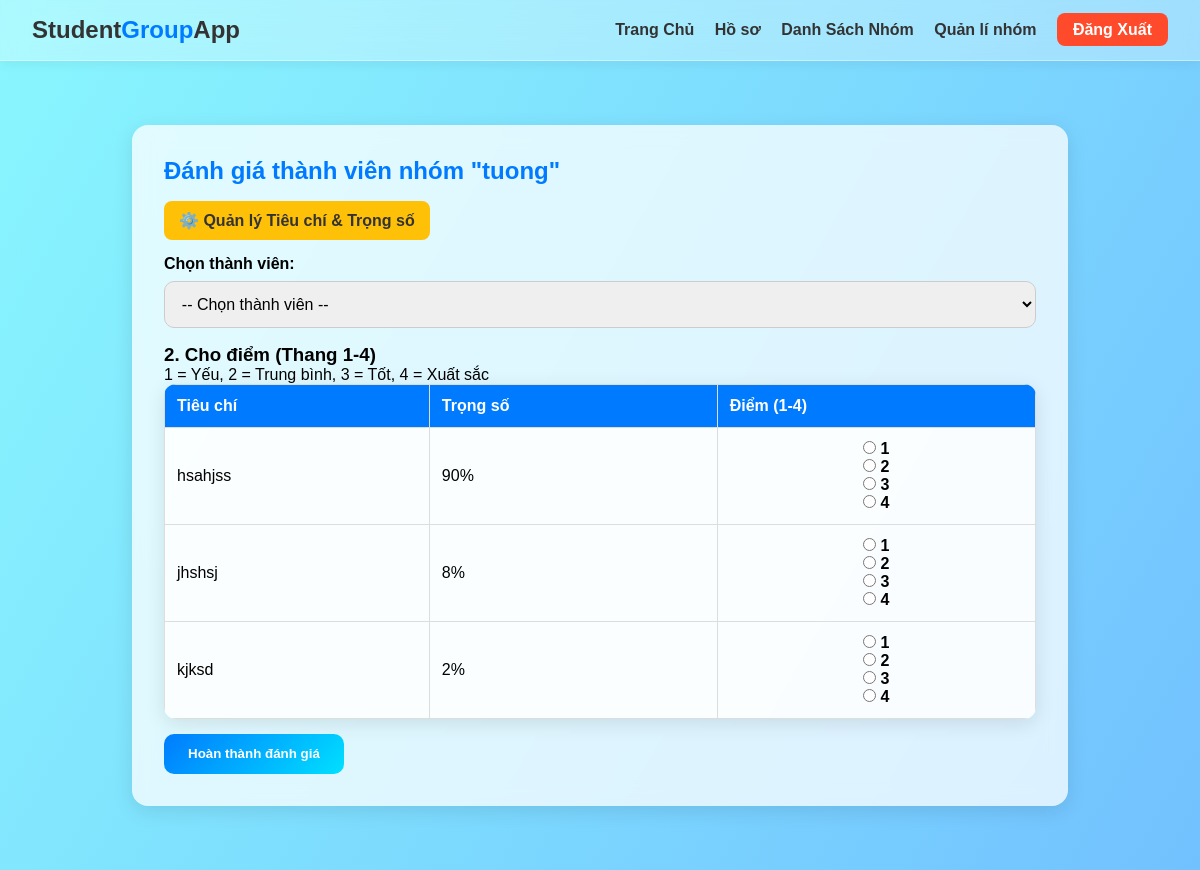
The page /index.php?page=group_rubric&group_id=3 (signed in) on the database its author committed.
### tables this page shows
CREATE TABLE `groups` (
  `group_id` int(11) NOT NULL,
  `group_name` varchar(255) NOT NULL,
  `group_description` text DEFAULT NULL,
  `created_by_user_id` int(11) NOT NULL,
  `created_at` timestamp NOT NULL DEFAULT current_timestamp()
);

CREATE TABLE `group_rubric_criteria` (
  `criteria_id` int(11) NOT NULL,
  `group_id` int(11) NOT NULL,
  `criteria_name` varchar(255) NOT NULL COMMENT 'Tên tiêu chí (Admin tự nhập)',
  `criteria_weight` decimal(3,2) NOT NULL COMMENT 'Trọng số (ví dụ: 0.30 cho 30%)'
);

### app/models/Group.php (called while the page is built, shortened)
<?php
class Group {
    private $db;
    public function __construct($db) {
        $this->db = $db;
    }
    public function getGroupById($group_id) {
        $sql = "SELECT * FROM groups WHERE group_id = ?";
        $stmt = $this->db->prepare($sql);
        $stmt->execute([$group_id]);
        return $stmt->fetch(PDO::FETCH_ASSOC);
    }
}
?>

### app/models/Rubric.php (called while the page is built, shortened)
<?php
class Rubric {
    private $db;
    public function __construct($db) {
        $this->db = $db;
    }
    public function getCriteriaByGroup($group_id) {
        $sql = "SELECT * FROM group_rubric_criteria WHERE group_id = ? ORDER BY criteria_id ASC";
        $stmt = $this->db->prepare($sql);
        $stmt->execute([$group_id]);
        return $stmt->fetchAll(PDO::FETCH_ASSOC);
    }
}
?>

### app/views/group_rubric_admin.php (the view, shortened to what this page needs)
<!DOCTYPE html>
<html lang="vi">
<head>
    <link rel="stylesheet" href="public/css/group_rubric.css">
</head>
<body>
    <div class="background"></div>
    <header class="dashboard-header">
        <div class="logo">Student<span>Group</span>App</div>
        <nav>
            <a href="index.php?page=dashboard">Trang Chủ</a>
            <a href="index.php?page=profile">Hồ sơ</a>
            <a href="index.php?page=groups">Danh Sách Nhóm</a>
            <a href="index.php?page=group_details&id=<?php echo $group['group_id']; ?>"> Quản lí nhóm</a>
            <a href="index.php?action=logout" class="btn-logout">Đăng Xuất</a>
        </nav>
    </header>
    <main class="container">
        <div class="form-container">
            <h2>Đánh giá thành viên nhóm "<?php echo htmlspecialchars($group['group_name']); ?>"</h2>
            <a href="index.php?page=manage_rubric&group_id=<?php echo $group['group_id']; ?>" class="manage-link">
                ⚙️ Quản lý Tiêu chí & Trọng số
            </a>
            <form action="index.php?action=submit_rubric" method="POST">
                <div class="form-group">
                    <label for="evaluated_member">Chọn thành viên:</label>
                    <select id="evaluated_member" name="evaluated_user_id" required>
                        <option value="">-- Chọn thành viên --</option>
                    </select>
                </div>
                <div class="rubric-section">
                    <h3>2. Cho điểm (Thang 1-4)</h3>
                    <p>1 = Yếu, 2 = Trung bình, 3 = Tốt, 4 = Xuất sắc</p>
                    <?php if (empty($criteria)): ?>
                        <p style="color: red; font-weight: bold;">Chưa có tiêu chí nào được thiết lập. Vui lòng vào "Quản lý Tiêu chí" để thêm.</p>
                    <?php else: ?>
                        <table class="rubric-table">
                            <thead>
                                <tr>
                                    <th>Tiêu chí</th>
                                    <th>Trọng số</th>
                                    <th>Điểm (1-4)</th>
                                </tr>
                            </thead>
                            <tbody>
                                <?php foreach ($criteria as $c): ?>
                                    <tr>
                                        <td><?php echo htmlspecialchars($c['criteria_name']); ?></td>
                                        <td><?php echo ($c['criteria_weight'] * 100); ?>%</td>
                                        <td>
                                            <div class="score-options">
                                                <label><input type="radio" name="scores[<?php echo $c['criteria_id']; ?>]" value="1" required> 1</label>
                                                <label><input type="radio" name="scores[<?php echo $c['criteria_id']; ?>]" value="2"> 2</label>
                                                <label><input type="radio" name="scores[<?php echo $c['criteria_id']; ?>]" value="3"> 3</label>
                                                <label><input type="radio" name="scores[<?php echo $c['criteria_id']; ?>]" value="4"> 4</label>
                                            </div>
                                        </td>
                                    </tr>
                                <?php endforeach; ?>
                            </tbody>
                        </table>
                        <button type="submit" class="btn" style="margin-top: 15px;">Hoàn thành đánh giá</button>
                    <?php endif; ?>
                </div>
            </form>
        </div>
    </main>
</body>
</html>

### public/css/group_rubric.css (style rules this page uses)
* { margin: 0; padding: 0; box-sizing: border-box; font-family: 'Poppins', sans-serif; }
.background { position: fixed; inset: 0; background: linear-gradient(120deg, #89f7fe, #66a6ff, #fbc2eb); background-size: 300% 300%; animation: gradientMove 10s ease infinite; z-index: -1; }
.dashboard-header { display: flex; justify-content: space-between; align-items: center; padding: 1rem 2rem; backdrop-filter: blur(12px); background: rgba(255, 255, 255, 0.3); border-bottom: 1px solid rgba(255,255,255,0.4); position: sticky; top: 0; z-index: 10; box-shadow: 0 4px 10px rgba(0,0,0,0.05); }
.logo { font-size: 1.5rem; font-weight: 700; color: #333; }
.logo span { color: #007bff; }
nav a { margin-left: 1rem; text-decoration: none; color: #333; font-weight: 600; transition: 0.3s; }
.btn-logout { background: #ff4b2b; color: white !important; padding: 0.5rem 1rem; border-radius: 8px; }
.container { max-width: 1000px; margin: 2rem auto; padding: 2rem; }
.form-container { background: rgba(255,255,255,0.75); backdrop-filter: blur(10px); border-radius: 16px; padding: 2rem; box-shadow: 0 5px 20px rgba(0,0,0,0.1); animation: fadeIn 0.8s ease; }
.form-container h2 { color: #007bff; margin-bottom: 1rem; }
.form-group { margin-bottom: 1rem; }
label { display: block; font-weight: 600; margin-bottom: 0.5rem; }
select { width: 100%; padding: 0.8rem; border-radius: 10px; border: 1px solid #ccc; outline: none; font-size: 1rem; }
.rubric-table { width: 100%; border-collapse: collapse; background: rgba(255,255,255,0.85); border-radius: 12px; overflow: hidden; box-shadow: 0 5px 20px rgba(0,0,0,0.1); }
.rubric-table th, .rubric-table td { padding: 12px; border: 1px solid #ddd; text-align: left; }
.rubric-table th { background-color: #007bff; color: #fff; }
.score-options { text-align: center; }
.score-options label { margin: 0 5px; cursor: pointer; transition: 0.2s; }
.btn { background: linear-gradient(135deg, #007bff, #00e0ff); color: white; padding: 0.8rem 1.5rem; border-radius: 10px; font-weight: 600; border: none; cursor: pointer; transition: all 0.3s ease; margin-top: 1rem; }

### app/views/group_rubric_admin.php (style rules this page uses)
.manage-link { display: inline-block; background: #ffc107; color: #333; padding: 10px 15px; border-radius: 8px; text-decoration: none; font-weight: 600; margin-bottom: 15px; }

### rows shown on the page
groups: group_name "tuong"
group_rubric_criteria: criteria_name "hsahjss", $c['criteria_weight']*100 "90"
group_rubric_criteria: criteria_name "jhshsj", $c['criteria_weight']*100 "8"
group_rubric_criteria: criteria_name "kjksd", $c['criteria_weight']*100 "2"
